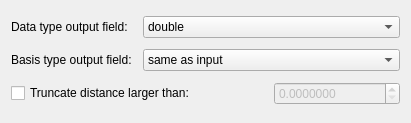
<?xml version="1.0" encoding="UTF-8"?>
<ui version="4.0">
 <class>CalculateDistanceToField</class>
 <widget class="QDialog" name="CalculateDistanceToField">
  <property name="geometry">
   <rect>
    <x>0</x>
    <y>0</y>
    <width>411</width>
    <height>123</height>
   </rect>
  </property>
  <property name="minimumSize">
   <size>
    <width>411</width>
    <height>123</height>
   </size>
  </property>
  <property name="windowTitle">
   <string>CalculateDistanceToField</string>
  </property>
  <layout class="QGridLayout" name="gridLayout">
   <item row="0" column="0">
    <widget class="QLabel" name="label">
     <property name="minimumSize">
      <size>
       <width>111</width>
       <height>0</height>
      </size>
     </property>
     <property name="text">
      <string>Data type output field:</string>
     </property>
    </widget>
   </item>
   <item row="0" column="1" colspan="2">
    <widget class="QComboBox" name="dataTypeComboBox_">
     <item>
      <property name="text">
       <string>double</string>
      </property>
     </item>
     <item>
      <property name="text">
       <string>float</string>
      </property>
     </item>
     <item>
      <property name="text">
       <string>char</string>
      </property>
     </item>
     <item>
      <property name="text">
       <string>unsigned char</string>
      </property>
     </item>
     <item>
      <property name="text">
       <string>short</string>
      </property>
     </item>
     <item>
      <property name="text">
       <string>unsigned short</string>
      </property>
     </item>
     <item>
      <property name="text">
       <string>int</string>
      </property>
     </item>
     <item>
      <property name="text">
       <string>unsigned int</string>
      </property>
     </item>
    </widget>
   </item>
   <item row="1" column="0">
    <widget class="QLabel" name="label_2">
     <property name="minimumSize">
      <size>
       <width>111</width>
       <height>0</height>
      </size>
     </property>
     <property name="text">
      <string>Basis type output field:</string>
     </property>
    </widget>
   </item>
   <item row="1" column="1" colspan="2">
    <widget class="QComboBox" name="basisTypeComboBox_">
     <item>
      <property name="text">
       <string>same as input</string>
      </property>
     </item>
     <item>
      <property name="text">
       <string>constant</string>
      </property>
     </item>
     <item>
      <property name="text">
       <string>linear</string>
      </property>
     </item>
    </widget>
   </item>
   <item row="2" column="0" colspan="2">
    <widget class="QCheckBox" name="truncateDistanceCheckBox_">
     <property name="text">
      <string>Truncate distance larger than:</string>
     </property>
    </widget>
   </item>
   <item row="2" column="2">
    <widget class="QDoubleSpinBox" name="truncateDoubleSpinBox_">
     <property name="enabled">
      <bool>false</bool>
     </property>
     <property name="decimals">
      <number>7</number>
     </property>
     <property name="maximum">
      <double>1000000000.000000000000000</double>
     </property>
    </widget>
   </item>
  </layout>
 </widget>
 <layoutdefault spacing="6" margin="11"/>
 <resources/>
 <connections>
  <connection>
   <sender>truncateDistanceCheckBox_</sender>
   <signal>toggled(bool)</signal>
   <receiver>truncateDoubleSpinBox_</receiver>
   <slot>setEnabled(bool)</slot>
   <hints>
    <hint type="sourcelabel">
     <x>102</x>
     <y>85</y>
    </hint>
    <hint type="destinationlabel">
     <x>254</x>
     <y>85</y>
    </hint>
   </hints>
  </connection>
 </connections>
</ui>
